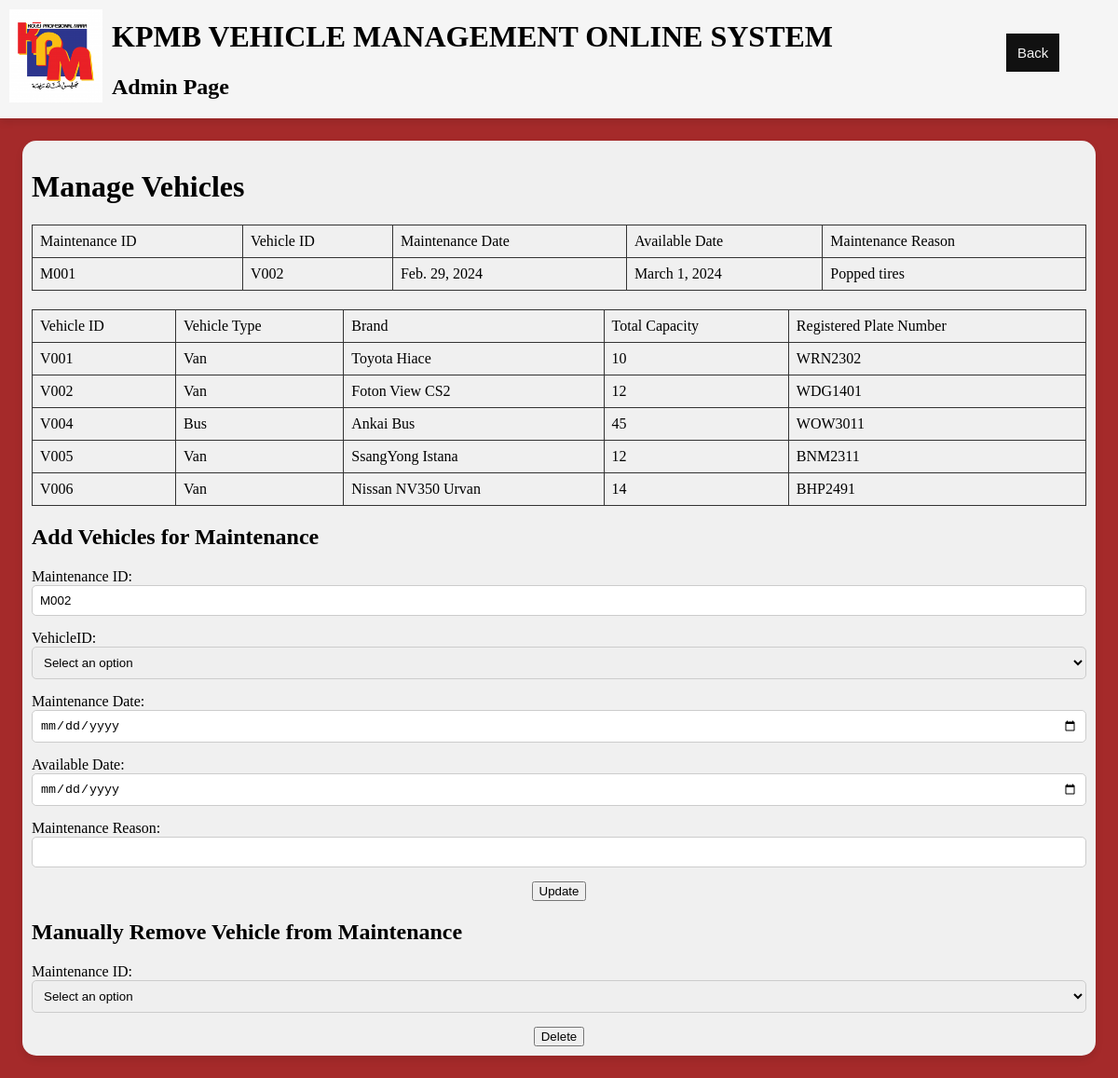
Page /admin_maintenance/ on the committed database.
### mngmntsystem/models.py (models this page shows)
class Maintenance(models.Model):
    maintenanceID=models.CharField(primary_key=True, max_length=4)
    vehicleID=models.ForeignKey('Vehicle', on_delete=models.CASCADE)
    maintenanceDate=models.DateField()
    availableDate=models.DateField()
    maintenanceReason=models.TextField()

class Vehicle(models.Model):
    vehicleID=models.CharField(primary_key=True, max_length=4)
    vehicleType=models.TextField(max_length=128)
    brand=models.TextField(max_length=128)
    capacity=models.IntegerField()
    plateNum=models.TextField(max_length=25)

### mngmntsystem/views.py (the view, shortened to what this page needs)
# urls.py: path('admin_maintenance/', views.admin_maintenance, name='admin_maintenance'),
def admin_maintenance(request):
    username = request.session.get('username', None)
    maintenance=Maintenance.objects.all()
    vehicle=Vehicle.objects.all()
    list_maintenanceID=[]
    if maintenance:
        for i in maintenance:
            x=i.maintenanceID
            list_maintenanceID.append(x)
        highest_value=max(list_maintenanceID)
        letter_part= highest_value[0]
        numeric_part=int(highest_value[1:])
        new_numeric_part= numeric_part + 1
        new_string=f"{letter_part}{new_numeric_part:03d}"
    else:
        template="M000"
        letter_part= template[0]
        numeric_part=int(template[1:])
        new_numeric_part= numeric_part + 1
        new_string=f"{letter_part}{new_numeric_part:03d}"
    context={
        'maintenance':maintenance,
        'vehicle':vehicle,
        'new_string':new_string,
    }
    return render(request, 'mngmntsystem/admin_maintenance.html', context)

### mngmntsystem/templates/mngmntsystem/admin_maintenance.html (shortened to what this page needs)
{%extends "mngmntsystem/admin_vehicle.html"%}
{% load static %}
{%block contentbox%}
  <div class="container-box">
    <div class="row-box" style="margin-top:10%; justify-content: left; margin:2%;">
        <div class="invisible-box" style="width:100%;">
          <h1>Manage Vehicles</h1>
          {%if maintenance%}
            <table>
              <thead>
                <tr>
                  <td>Maintenance ID</td>
                  <td>Vehicle ID</td>
                  <td>Maintenance Date</td>
                  <td>Available Date</td>
                  <td>Maintenance Reason</td>
                </tr>
              </thead>
              <tbody>
                {%for x in maintenance%}
                  <tr>
                    <td>{{x.maintenanceID}}</td>
                    <td>{{x.vehicleID_id}}</td>
                    <td>{{x.maintenanceDate}}</td>
                    <td>{{x.availableDate}}</td>
                    <td>{{x.maintenanceReason}}</td>
                  </tr>
                {%endfor%}
              </tbody>
            </table>
            <table>
                <thead>
                  <tr>
                    <td>Vehicle ID</td>
                    <td>Vehicle Type</td>
                    <td>Brand</td>
                    <td>Total Capacity</td>
                    <td>Registered Plate Number</td>
                  </tr>
                </thead>
                <tbody>
                  {%for x in vehicle%}
                    <tr>
                      <td>{{x.vehicleID}}</td>
                      <td>{{x.vehicleType}}</td>
                      <td>{{x.brand}}</td>
                      <td>{{x.capacity}}</td>
                      <td>{{x.plateNum}}</td>
                    </tr>
                  {%endfor%}
                </tbody>
              </table>
            <h2>Add Vehicles for Maintenance</h2>
            <form method="POST" action="">
              <label for="maintenanceid">Maintenance ID:</label>
              <input type="text" name="maintenanceid" id="maintenanceid" class="form-input" value="{{new_string}}" readonly>
              <label for="vehicleid">VehicleID:</label>
              <select type="text" name="vehicleid" id="vehicleid" class="form-input" required >
                <option value="">Select an option</option>
              </select>
              <label for="maintenancedate"> Maintenance Date:</label>
              <input type="date" name="maintenancedate" id="maintenancedate" class="form-input" required />
              <label for="availabledate">Available Date:</label>
              <input type="date" name="availabledate" id="availabledate" class="form-input" required />
              <label for="maintenancereason">Maintenance Reason:</label>
              <input type="text" name="maintenancereason" id="maintenancereason" class="form-input" required />
              <center><button type="submit" class="submit-button">Update</button></center>
            </form>
            <h2>Manually Remove Vehicle from Maintenance</h2>
            <form method="POST" action="{%url 'admin_maintenance_delete'%}">
              <label for="maintenanceid">Maintenance ID:</label>
              <select type="text" name="maintenanceid" id="maintenanceid" class="form-input">
                <option value="">Select an option</option>
              </select>
              <center><button type="submit" class="submit-button">Delete</button></center>
            </form>
          {%endif%}
        </div>
    </div>
  </div>
{% endblock contentbox %}

### mngmntsystem/templates/mngmntsystem/homepage.html (style rules this page uses)
body { background-color: brown; margin: 0; }
.row-box { display: flex; padding: 10px; background-color: #f0f0f0; border-radius: 15px; box-shadow: 0 4px 8px rgba(0, 0, 0, 0.1); }
.form-input { width: 100%; margin-bottom: 15px; padding: 8px; border: 1px solid #ccc; border-radius: 5px; box-sizing: border-box; }
.invisible-box { width: 33%; }
table { border-collapse: collapse; width: 100%; margin-bottom: 20px; }
th, td { border: 1px solid #333; text-align: left; padding: 8px; }

### rows in the picture
Maintenance: maintenanceID "M001", vehicleID_id "V002", maintenanceDate "Feb. 29, 2024", availableDate "March 1, 2024", maintenanceReason "Popped tires"
Vehicle: vehicleID "V001", vehicleType "Van", brand "Toyota Hiace", capacity "10", plateNum "WRN2302"
Vehicle: vehicleID "V002", vehicleType "Van", brand "Foton View CS2", capacity "12", plateNum "WDG1401"
Vehicle: vehicleID "V004", vehicleType "Bus", brand "Ankai Bus", capacity "45", plateNum "WOW3011"
Vehicle: vehicleID "V005", vehicleType "Van", brand "SsangYong Istana", capacity "12", plateNum "BNM2311"
Vehicle: vehicleID "V006", vehicleType "Van", brand "Nissan NV350 Urvan", capacity "14", plateNum "BHP2491"
